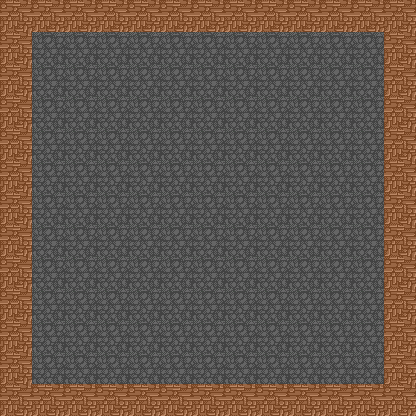

This game map was drawn from its Tiled (.tmx) file and the tilesets committed beside it. A one-line description and the trimmed map source follow:
An orthogonal 13x13 tile map with 32x32 px tiles, 3 tile layers (bg, background, wall), 1 hidden layer not drawn, 17 tilesets.

<map version="1.0" orientation="orthogonal" renderorder="right-down" width="13" height="13" tilewidth="32" tileheight="32">
 <tileset firstgid="1" name="Event01-Wall01" tilewidth="32" tileheight="32">
  <image source="../魔塔吧优质标准化大素材库/Characters/Event01-Wall01.png" width="128" height="128" />
  <tile id="1">
   <properties>
    <property name="id" value="1" />
    <property name="type" value="graph" />
   </properties>
  </tile>
 </tileset>
 <tileset firstgid="17" name="Other09" tilewidth="32" tileheight="32">
  <image source="../魔塔吧优质标准化大素材库/Characters/Other09.png" width="128" height="128" />
 </tileset>
 <tileset firstgid="33" name="Event01-Door01" tilewidth="32" tileheight="32">
  <image source="../魔塔吧优质标准化大素材库/Characters/Event01-Door01.png" width="128" height="128" />
  <tile id="0">
   <properties>
    <property name="id" value="1" />
    <property name="type" value="door" />
   </properties>
  </tile>
  <tile id="1">
   <properties>
    <property name="id" value="2" />
    <property name="type" value="door" />
   </properties>
  </tile>
  <tile id="2">
   <properties>
    <property name="id" value="3" />
    <property name="type" value="door" />
   </properties>
  </tile>
  <tile id="3">
   <properties>
    <property name="id" value="4" />
    <property name="type" value="door" />
   </properties>
  </tile>
 </tileset>
 <tileset firstgid="49" name="经典魔塔游戏全套素材-地板看起来(up_floor)_爱给网_aigei_com" tilewidth="32" tileheight="32">
  <image source="../魔塔吧优质标准化大素材库/other/经典魔塔游戏全套素材-地板看起来(up_floor)_爱给网_aigei_com.png" width="32" height="32" />
  <tile id="0">
   <properties>
    <property name="type" value="stairs" />
   </properties>
  </tile>
 </tileset>
 <tileset firstgid="50" name="Item01-01" tilewidth="32" tileheight="32">
  <image source="../魔塔吧优质标准化大素材库/Characters/Item01-01.png" width="128" height="128" />
  <tile id="0">
   <properties>
    <property name="id" value="1" />
    <property name="type" value="item" />
    <property name="use" value="key" />
   </properties>
  </tile>
  <tile id="1">
   <properties>
    <property name="id" value="2" />
    <property name="type" value="item" />
    <property name="use" value="key" />
   </properties>
  </tile>
  <tile id="2">
   <properties>
    <property name="id" value="3" />
    <property name="type" value="item" />
    <property name="use" value="key" />
   </properties>
  </tile>
  <tile id="3">
   <properties>
    <property name="id" value="4" />
    <property name="type" value="item" />
    <property name="use" value="key" />
   </properties>
  </tile>
 </tileset>
 <tileset firstgid="66" name="Item01-Gem01" tilewidth="32" tileheight="32">
  <image source="../魔塔吧优质标准化大素材库/Characters/Item01-Gem01.png" width="128" height="128" />
  <tile id="0">
   <properties>
    <property name="id" value="1" />
    <property name="type" value="item" />
    <property name="use" value="diamond" />
   </properties>
  </tile>
  <tile id="1">
   <properties>
    <property name="id" value="2" />
    <property name="type" value="item" />
    <property name="use" value="diamond" />
   </properties>
  </tile>
 </tileset>
 <tileset firstgid="82" name="Monster01-01" tilewidth="32" tileheight="32">
  <image source="../魔塔吧优质标准化大素材库/Characters/Monster01-01.png" width="128" height="128" />
  <tile id="0">
   <properties>
    <property name="id" value="1" />
    <property name="type" value="monster" />
   </properties>
  </tile>
  <tile id="4">
   <properties>
    <property name="id" value="2" />
    <property name="type" value="monster" />
   </properties>
  </tile>
 </tileset>
 <tileset firstgid="98" name="Monster03-01" tilewidth="32" tileheight="32">
  <image source="../魔塔吧优质标准化大素材库/Characters/Monster03-01.png" width="128" height="128" />
  <tile id="0">
   <properties>
    <property name="id" value="3" />
    <property name="type" value="monster" />
   </properties>
  </tile>
 </tileset>
 <tileset firstgid="114" name="Monster06-01" tilewidth="32" tileheight="32">
  <image source="../魔塔吧优质标准化大素材库/Characters/Monster06-01.png" width="128" height="128" />
  <tile id="0">
   <properties>
    <property name="id" value="4" />
    <property name="type" value="monster" />
   </properties>
  </tile>
 </tileset>
 <tileset firstgid="130" name="Monster02-01" tilewidth="32" tileheight="32">
  <image source="../魔塔吧优质标准化大素材库/Characters/Monster02-01.png" width="128" height="128" />
  <tile id="0">
   <properties>
    <property name="id" value="5" />
    <property name="type" value="monster" />
   </properties>
  </tile>
  <tile id="4">
   <properties>
    <property name="id" value="6" />
    <property name="type" value="monster" />
   </properties>
  </tile>
 </tileset>
 <tileset firstgid="146" name="Actor01-Braver01" tilewidth="32" tileheight="32">
  <image source="../魔塔吧优质标准化大素材库/Characters/Actor01-Braver01.png" width="128" height="132" />
 </tileset>
 <tileset firstgid="162" name="Item01-05" tilewidth="32" tileheight="32">
  <image source="../魔塔吧优质标准化大素材库/Characters/Item01-05.png" width="128" height="128" />
  <tile id="14">
   <properties>
    <property name="type" value="item" />
   </properties>
  </tile>
 </tileset>
 <tileset firstgid="178" name="Item01-02" tilewidth="32" tileheight="32">
  <image source="../魔塔吧优质标准化大素材库/Characters/Item01-02.png" width="128" height="128" />
 </tileset>
 <tileset firstgid="194" name="经典魔塔游戏全套素材-落楼(down_floor)_爱给网_aigei_com" tilewidth="32" tileheight="32">
  <image source="../魔塔吧优质标准化大素材库/other/经典魔塔游戏全套素材-落楼(down_floor)_爱给网_aigei_com.png" width="32" height="32" />
 </tileset>
 <tileset firstgid="195" name="Monster05-01" tilewidth="32" tileheight="32">
  <image source="../魔塔吧优质标准化大素材库/Characters/Monster05-01.png" width="128" height="128" />
 </tileset>
 <tileset firstgid="211" name="NPC01-01" tilewidth="32" tileheight="32">
  <image source="../魔塔吧优质标准化大素材库/Characters/NPC01-01.png" width="128" height="128" />
 </tileset>
 <tileset firstgid="227" name="Event01-Other03" tilewidth="32" tileheight="32">
  <image source="../魔塔吧优质标准化大素材库/Characters/Event01-Other03.png" width="128" height="128" />
 </tileset>
 <layer name="bg" width="13" height="13">
  <data>[169 cells, 169 non-empty, 1 distinct tile ids]</data>
 </layer>
 <layer name="background" width="13" height="13">
  <data>[169 cells, 0 non-empty, 0 distinct tile ids]</data>
 </layer>
 <layer name="main" width="13" height="13" visible="0">
  <data>[169 cells, 36 non-empty, 20 distinct tile ids]</data>
 </layer>
 <layer name="wall" width="13" height="13">
  <data>[169 cells, 48 non-empty, 1 distinct tile ids]</data>
 </layer>
</map>
